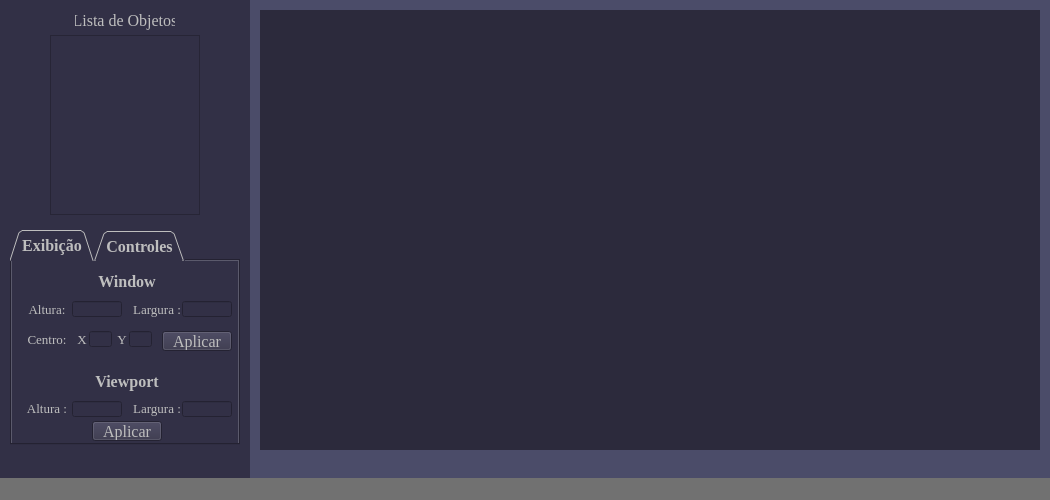
<?xml version="1.0" encoding="UTF-8"?>
<ui version="4.0">
 <class>MainWindow</class>
 <widget class="QMainWindow" name="MainWindow">
  <property name="geometry">
   <rect>
    <x>0</x>
    <y>0</y>
    <width>1050</width>
    <height>500</height>
   </rect>
  </property>
  <property name="windowTitle">
   <string>MainWindow</string>
  </property>
  <property name="styleSheet">
   <string notr="true">background-color: rgb(113, 113, 113);</string>
  </property>
  <widget class="QWidget" name="centralwidget">
   <property name="styleSheet">
    <string notr="true">background-color: #4b4c69;</string>
   </property>
   <widget class="QWidget" name="widget" native="true">
    <property name="geometry">
     <rect>
      <x>0</x>
      <y>0</y>
      <width>250</width>
      <height>601</height>
     </rect>
    </property>
    <property name="autoFillBackground">
     <bool>false</bool>
    </property>
    <property name="styleSheet">
     <string notr="true">background-color: #323046</string>
    </property>
    <widget class="QListWidget" name="objectList">
     <property name="geometry">
      <rect>
       <x>50</x>
       <y>35</y>
       <width>150</width>
       <height>180</height>
      </rect>
     </property>
     <property name="font">
      <font>
       <family>Times New Roman</family>
      </font>
     </property>
     <property name="layoutDirection">
      <enum>Qt::LeftToRight</enum>
     </property>
     <property name="autoFillBackground">
      <bool>true</bool>
     </property>
     <property name="styleSheet">
      <string notr="true">color: rgb(190, 190, 190);</string>
     </property>
    </widget>
    <widget class="QTabWidget" name="tabWidget">
     <property name="geometry">
      <rect>
       <x>10</x>
       <y>230</y>
       <width>230</width>
       <height>215</height>
      </rect>
     </property>
     <property name="font">
      <font>
       <family>Times New Roman</family>
       <pointsize>12</pointsize>
       <bold>true</bold>
      </font>
     </property>
     <property name="styleSheet">
      <string notr="true">color: rgb(190, 190, 190);
gridline-color: rgb(190, 190, 190);</string>
     </property>
     <property name="tabShape">
      <enum>QTabWidget::Triangular</enum>
     </property>
     <property name="currentIndex">
      <number>0</number>
     </property>
     <widget class="QWidget" name="tab_show">
      <attribute name="title">
       <string>Exibição</string>
      </attribute>
      <widget class="QLabel" name="windowLabel">
       <property name="geometry">
        <rect>
         <x>80</x>
         <y>10</y>
         <width>70</width>
         <height>20</height>
        </rect>
       </property>
       <property name="font">
        <font>
         <family>Times New Roman</family>
         <pointsize>12</pointsize>
         <bold>true</bold>
        </font>
       </property>
       <property name="styleSheet">
        <string notr="true">color: rgb(190, 190, 190);</string>
       </property>
       <property name="text">
        <string>Window</string>
       </property>
       <property name="alignment">
        <set>Qt::AlignCenter</set>
       </property>
      </widget>
      <widget class="QPushButton" name="windowButton">
       <property name="geometry">
        <rect>
         <x>150</x>
         <y>70</y>
         <width>70</width>
         <height>20</height>
        </rect>
       </property>
       <property name="font">
        <font>
         <family>Times New Roman</family>
         <pointsize>12</pointsize>
        </font>
       </property>
       <property name="text">
        <string>Aplicar</string>
       </property>
      </widget>
      <widget class="QLabel" name="windowWidthLabel">
       <property name="geometry">
        <rect>
         <x>120</x>
         <y>40</y>
         <width>50</width>
         <height>16</height>
        </rect>
       </property>
       <property name="font">
        <font>
         <family>Times New Roman</family>
         <pointsize>10</pointsize>
        </font>
       </property>
       <property name="text">
        <string>Largura :</string>
       </property>
       <property name="alignment">
        <set>Qt::AlignCenter</set>
       </property>
      </widget>
      <widget class="QLineEdit" name="windowHeightLineEdit">
       <property name="geometry">
        <rect>
         <x>60</x>
         <y>40</y>
         <width>50</width>
         <height>16</height>
        </rect>
       </property>
       <property name="font">
        <font>
         <family>Times New Roman</family>
         <pointsize>10</pointsize>
        </font>
       </property>
      </widget>
      <widget class="QLabel" name="windowHeightLabel">
       <property name="geometry">
        <rect>
         <x>10</x>
         <y>40</y>
         <width>50</width>
         <height>16</height>
        </rect>
       </property>
       <property name="font">
        <font>
         <family>Times New Roman</family>
         <pointsize>10</pointsize>
        </font>
       </property>
       <property name="text">
        <string>Altura:</string>
       </property>
       <property name="alignment">
        <set>Qt::AlignCenter</set>
       </property>
      </widget>
      <widget class="QLineEdit" name="windowWidthLineEdit">
       <property name="geometry">
        <rect>
         <x>170</x>
         <y>40</y>
         <width>50</width>
         <height>16</height>
        </rect>
       </property>
       <property name="font">
        <font>
         <family>Times New Roman</family>
         <pointsize>10</pointsize>
        </font>
       </property>
      </widget>
      <widget class="QLabel" name="windowPointLabel">
       <property name="geometry">
        <rect>
         <x>10</x>
         <y>70</y>
         <width>50</width>
         <height>16</height>
        </rect>
       </property>
       <property name="font">
        <font>
         <family>Times New Roman</family>
         <pointsize>10</pointsize>
        </font>
       </property>
       <property name="text">
        <string>Centro:</string>
       </property>
       <property name="alignment">
        <set>Qt::AlignCenter</set>
       </property>
      </widget>
      <widget class="QLineEdit" name="windowYLineEdit">
       <property name="geometry">
        <rect>
         <x>117</x>
         <y>70</y>
         <width>23</width>
         <height>16</height>
        </rect>
       </property>
      </widget>
      <widget class="QLineEdit" name="windowXLineEdit">
       <property name="geometry">
        <rect>
         <x>77</x>
         <y>70</y>
         <width>23</width>
         <height>16</height>
        </rect>
       </property>
      </widget>
      <widget class="QLabel" name="windowYLabel">
       <property name="geometry">
        <rect>
         <x>105</x>
         <y>70</y>
         <width>10</width>
         <height>16</height>
        </rect>
       </property>
       <property name="font">
        <font>
         <family>Times New Roman</family>
         <pointsize>10</pointsize>
        </font>
       </property>
       <property name="text">
        <string>Y</string>
       </property>
       <property name="alignment">
        <set>Qt::AlignCenter</set>
       </property>
      </widget>
      <widget class="QLabel" name="windowXLabel">
       <property name="geometry">
        <rect>
         <x>65</x>
         <y>70</y>
         <width>10</width>
         <height>16</height>
        </rect>
       </property>
       <property name="font">
        <font>
         <family>Times New Roman</family>
         <pointsize>10</pointsize>
        </font>
       </property>
       <property name="text">
        <string>X</string>
       </property>
       <property name="alignment">
        <set>Qt::AlignCenter</set>
       </property>
      </widget>
      <widget class="QLabel" name="viewportLabel">
       <property name="geometry">
        <rect>
         <x>80</x>
         <y>110</y>
         <width>70</width>
         <height>20</height>
        </rect>
       </property>
       <property name="font">
        <font>
         <family>Times New Roman</family>
         <pointsize>12</pointsize>
         <bold>true</bold>
        </font>
       </property>
       <property name="text">
        <string>Viewport</string>
       </property>
       <property name="alignment">
        <set>Qt::AlignCenter</set>
       </property>
      </widget>
      <widget class="QPushButton" name="viewportButton">
       <property name="geometry">
        <rect>
         <x>80</x>
         <y>160</y>
         <width>70</width>
         <height>20</height>
        </rect>
       </property>
       <property name="font">
        <font>
         <family>Times New Roman</family>
         <pointsize>12</pointsize>
        </font>
       </property>
       <property name="text">
        <string>Aplicar</string>
       </property>
      </widget>
      <widget class="QLabel" name="viewportHeightLabel">
       <property name="geometry">
        <rect>
         <x>10</x>
         <y>140</y>
         <width>50</width>
         <height>15</height>
        </rect>
       </property>
       <property name="font">
        <font>
         <family>Times New Roman</family>
         <pointsize>10</pointsize>
        </font>
       </property>
       <property name="text">
        <string>Altura :</string>
       </property>
       <property name="alignment">
        <set>Qt::AlignCenter</set>
       </property>
      </widget>
      <widget class="QLineEdit" name="viewportHeightLineEdit">
       <property name="geometry">
        <rect>
         <x>60</x>
         <y>140</y>
         <width>50</width>
         <height>16</height>
        </rect>
       </property>
       <property name="font">
        <font>
         <family>Times New Roman</family>
         <pointsize>10</pointsize>
        </font>
       </property>
      </widget>
      <widget class="QLabel" name="viewportWidthLabel">
       <property name="geometry">
        <rect>
         <x>120</x>
         <y>140</y>
         <width>50</width>
         <height>15</height>
        </rect>
       </property>
       <property name="font">
        <font>
         <family>Times New Roman</family>
         <pointsize>10</pointsize>
        </font>
       </property>
       <property name="text">
        <string>Largura :</string>
       </property>
       <property name="alignment">
        <set>Qt::AlignCenter</set>
       </property>
      </widget>
      <widget class="QLineEdit" name="viewportWidthLineEdit">
       <property name="geometry">
        <rect>
         <x>170</x>
         <y>140</y>
         <width>50</width>
         <height>16</height>
        </rect>
       </property>
       <property name="font">
        <font>
         <family>Times New Roman</family>
         <pointsize>10</pointsize>
        </font>
       </property>
      </widget>
     </widget>
     <widget class="QWidget" name="tab_control">
      <property name="font">
       <font>
        <family>Times New Roman</family>
        <pointsize>12</pointsize>
        <bold>true</bold>
       </font>
      </property>
      <attribute name="title">
       <string>Controles</string>
      </attribute>
      <widget class="QDial" name="dial">
       <property name="geometry">
        <rect>
         <x>35</x>
         <y>35</y>
         <width>60</width>
         <height>60</height>
        </rect>
       </property>
      </widget>
      <widget class="QSlider" name="scaleSlider">
       <property name="geometry">
        <rect>
         <x>20</x>
         <y>155</y>
         <width>190</width>
         <height>20</height>
        </rect>
       </property>
       <property name="minimum">
        <number>-100</number>
       </property>
       <property name="maximum">
        <number>100</number>
       </property>
       <property name="orientation">
        <enum>Qt::Horizontal</enum>
       </property>
      </widget>
      <widget class="QToolButton" name="upButton">
       <property name="geometry">
        <rect>
         <x>155</x>
         <y>35</y>
         <width>25</width>
         <height>25</height>
        </rect>
       </property>
       <property name="styleSheet">
        <string notr="true">background-color: rgb(71, 69, 100)</string>
       </property>
       <property name="text">
        <string>...</string>
       </property>
       <property name="icon">
        <iconset resource="icons.qrc">
         <normaloff>:/:/icons/up_arrow.png</normaloff>:/:/icons/up_arrow.png</iconset>
       </property>
      </widget>
      <widget class="QToolButton" name="downButton">
       <property name="geometry">
        <rect>
         <x>155</x>
         <y>95</y>
         <width>25</width>
         <height>25</height>
        </rect>
       </property>
       <property name="styleSheet">
        <string notr="true">background-color: rgb(71, 69, 100)</string>
       </property>
       <property name="text">
        <string>...</string>
       </property>
       <property name="icon">
        <iconset resource="icons.qrc">
         <normaloff>:/:/icons/down_arrow.png</normaloff>:/:/icons/down_arrow.png</iconset>
       </property>
      </widget>
      <widget class="QToolButton" name="rightButton">
       <property name="geometry">
        <rect>
         <x>185</x>
         <y>65</y>
         <width>25</width>
         <height>25</height>
        </rect>
       </property>
       <property name="styleSheet">
        <string notr="true">background-color: rgb(71, 69, 100)</string>
       </property>
       <property name="text">
        <string>...</string>
       </property>
       <property name="icon">
        <iconset resource="icons.qrc">
         <normaloff>:/:/icons/right_arrow.png</normaloff>:/:/icons/right_arrow.png</iconset>
       </property>
      </widget>
      <widget class="QToolButton" name="leftButton">
       <property name="geometry">
        <rect>
         <x>125</x>
         <y>65</y>
         <width>25</width>
         <height>25</height>
        </rect>
       </property>
       <property name="styleSheet">
        <string notr="true">background-color: rgb(71, 69, 100)</string>
       </property>
       <property name="text">
        <string>...</string>
       </property>
       <property name="icon">
        <iconset resource="icons.qrc">
         <normaloff>:/:/icons/left_arrow.png</normaloff>:/:/icons/left_arrow.png</iconset>
       </property>
      </widget>
      <widget class="QLabel" name="RotationLabel">
       <property name="geometry">
        <rect>
         <x>30</x>
         <y>10</y>
         <width>70</width>
         <height>20</height>
        </rect>
       </property>
       <property name="font">
        <font>
         <family>Times New Roman</family>
         <pointsize>10</pointsize>
         <bold>true</bold>
        </font>
       </property>
       <property name="styleSheet">
        <string notr="true">color: rgb(190, 190, 190)</string>
       </property>
       <property name="text">
        <string>Rotacionar</string>
       </property>
       <property name="alignment">
        <set>Qt::AlignCenter</set>
       </property>
      </widget>
      <widget class="QLabel" name="translationButton">
       <property name="geometry">
        <rect>
         <x>130</x>
         <y>10</y>
         <width>70</width>
         <height>20</height>
        </rect>
       </property>
       <property name="font">
        <font>
         <family>Times New Roman</family>
         <pointsize>10</pointsize>
         <bold>true</bold>
        </font>
       </property>
       <property name="styleSheet">
        <string notr="true">color: rgb(190, 190, 190)</string>
       </property>
       <property name="text">
        <string>Transladar</string>
       </property>
       <property name="alignment">
        <set>Qt::AlignCenter</set>
       </property>
      </widget>
      <widget class="QLabel" name="escaleButton">
       <property name="geometry">
        <rect>
         <x>80</x>
         <y>130</y>
         <width>70</width>
         <height>20</height>
        </rect>
       </property>
       <property name="font">
        <font>
         <family>Times New Roman</family>
         <pointsize>10</pointsize>
         <bold>true</bold>
        </font>
       </property>
       <property name="styleSheet">
        <string notr="true">color: rgb(190, 190, 190)</string>
       </property>
       <property name="text">
        <string>Escalar</string>
       </property>
       <property name="alignment">
        <set>Qt::AlignCenter</set>
       </property>
      </widget>
      <widget class="QLineEdit" name="label_degree">
       <property name="geometry">
        <rect>
         <x>50</x>
         <y>105</y>
         <width>30</width>
         <height>20</height>
        </rect>
       </property>
       <property name="font">
        <font>
         <family>Times New Roman</family>
         <pointsize>10</pointsize>
        </font>
       </property>
       <property name="styleSheet">
        <string notr="true">color: white</string>
       </property>
       <property name="text">
        <string>360</string>
       </property>
       <property name="maxLength">
        <number>3</number>
       </property>
       <property name="alignment">
        <set>Qt::AlignCenter</set>
       </property>
      </widget>
     </widget>
    </widget>
    <widget class="QLabel" name="listLabel">
     <property name="geometry">
      <rect>
       <x>75</x>
       <y>10</y>
       <width>100</width>
       <height>20</height>
      </rect>
     </property>
     <property name="font">
      <font>
       <family>Times New Roman</family>
       <pointsize>12</pointsize>
      </font>
     </property>
     <property name="styleSheet">
      <string notr="true">color: rgb(190, 190, 190)</string>
     </property>
     <property name="text">
      <string>Lista de Objetos</string>
     </property>
     <property name="alignment">
      <set>Qt::AlignCenter</set>
     </property>
    </widget>
   </widget>
   <widget class="Screen" name="frame" native="true">
    <property name="geometry">
     <rect>
      <x>260</x>
      <y>10</y>
      <width>780</width>
      <height>440</height>
     </rect>
    </property>
    <property name="styleSheet">
     <string notr="true">background-color: rgb(44, 42, 60);</string>
    </property>
   </widget>
  </widget>
  <widget class="QMenuBar" name="menubar">
   <property name="geometry">
    <rect>
     <x>0</x>
     <y>0</y>
     <width>1050</width>
     <height>21</height>
    </rect>
   </property>
  </widget>
  <widget class="QStatusBar" name="statusbar"/>
 </widget>
 <customwidgets>
  <customwidget>
   <class>Screen</class>
   <extends>QWidget</extends>
   <header>screen.h</header>
   <container>1</container>
  </customwidget>
 </customwidgets>
 <resources>
  <include location="icons.qrc"/>
 </resources>
 <connections/>
 <slots>
  <slot>slot1(int)</slot>
 </slots>
</ui>
